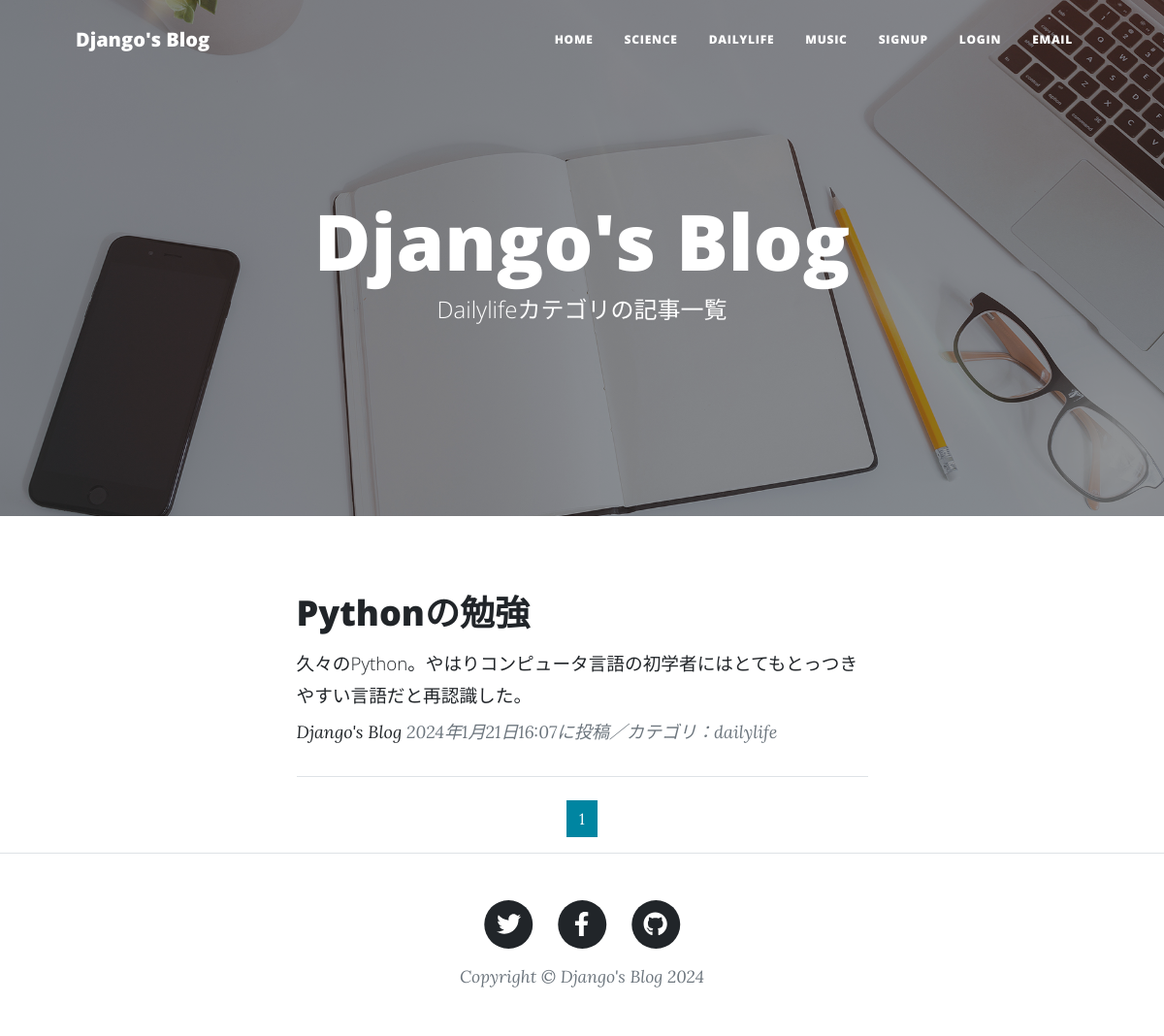
Screenshot of /dailylist-list/ with the database file from the repository.
### blog1/models.py (models this page shows, shortened)
class BlogPost(models.Model):
    CATEGORY = (('science', '科学のこと'),
                ('dailylife', '日常のこと'),
                ('music', '音楽のこと'))
    title = models.CharField(verbose_name='タイトル',
                             max_length=200
                             )
    content = models.TextField(
        verbose_name='本文'
    )
    posted_at = models.DateTimeField(
        verbose_name='投稿日時',
        auto_now_add=True
    )
    category = models.CharField(
        verbose_name='カテゴリ',
        max_length=50,
        choices=CATEGORY
    )

### blog1/views.py (the view)
class DailylifeView(ListView):
    template_name = 'dailylife_list.html'
    model = BlogPost
    context_object_name = 'dailylife_records'
    queryset = BlogPost.objects.filter(category='dailylife').order_by('-posted_at')
    paginate_by = 2

### blog1/templates/dailylife_list.html (shortened to what this page needs)
{% extends "base.html" %}
{% load static %}
        {% block header %}
        <header class="masthead" style="background-image: url({% static 'assets/img/home-bg.jpg' %})">
            <div class="container position-relative px-4 px-lg-5">
                <div class="row gx-4 gx-lg-5 justify-content-center">
                    <div class="col-md-10 col-lg-8 col-xl-7">
                        <div class="site-heading">
                            <h1>Django's Blog</h1>
                            <span class="subheading">Dailylifeカテゴリの記事一覧</span>
                        </div>
                    </div>
                </div>
            </div>
        </header>
        {% endblock %}
        {% block contents %}
        <div class="container px-4 px-lg-5">
            <div class="row gx-4 gx-lg-5 justify-content-center">
                <div class="col-md-10 col-lg-8 col-xl-7">
                    {% for record in dailylife_records %}
                    <div class="post-preview">
                        <a href="{% url 'blog1:blog_detail' record.pk %}">
                            <h2 class="post-title">{{record.title}}</h2>
                            <h3 class="post-subtitle">
                                <span style="font-size: 14pt">{{record.content|truncatechars:50}}</span>
                            </h3>
                        </a>
                        <p class="post-meta">
                            <a href="#">Django's Blog</a>
                            {{record.posted_at}}に投稿／カテゴリ：{{record.category}}
                        </p>
                    </div>
                    <hr class="my-4" />
                    {% endfor %}
        {% include "pagination.html" %}
                </div>
            </div>
        </div>
        {% endblock %}

### rows the page displays
BlogPost: title "Pythonの勉強", content "久々のPython。やはりコンピュータ言語の初学者にはとてもとっつきやすい言語だと再認識した。", posted_at "2024年1月21日16:07", category "dailylife"

### other values shown
{{ num }} "1"
